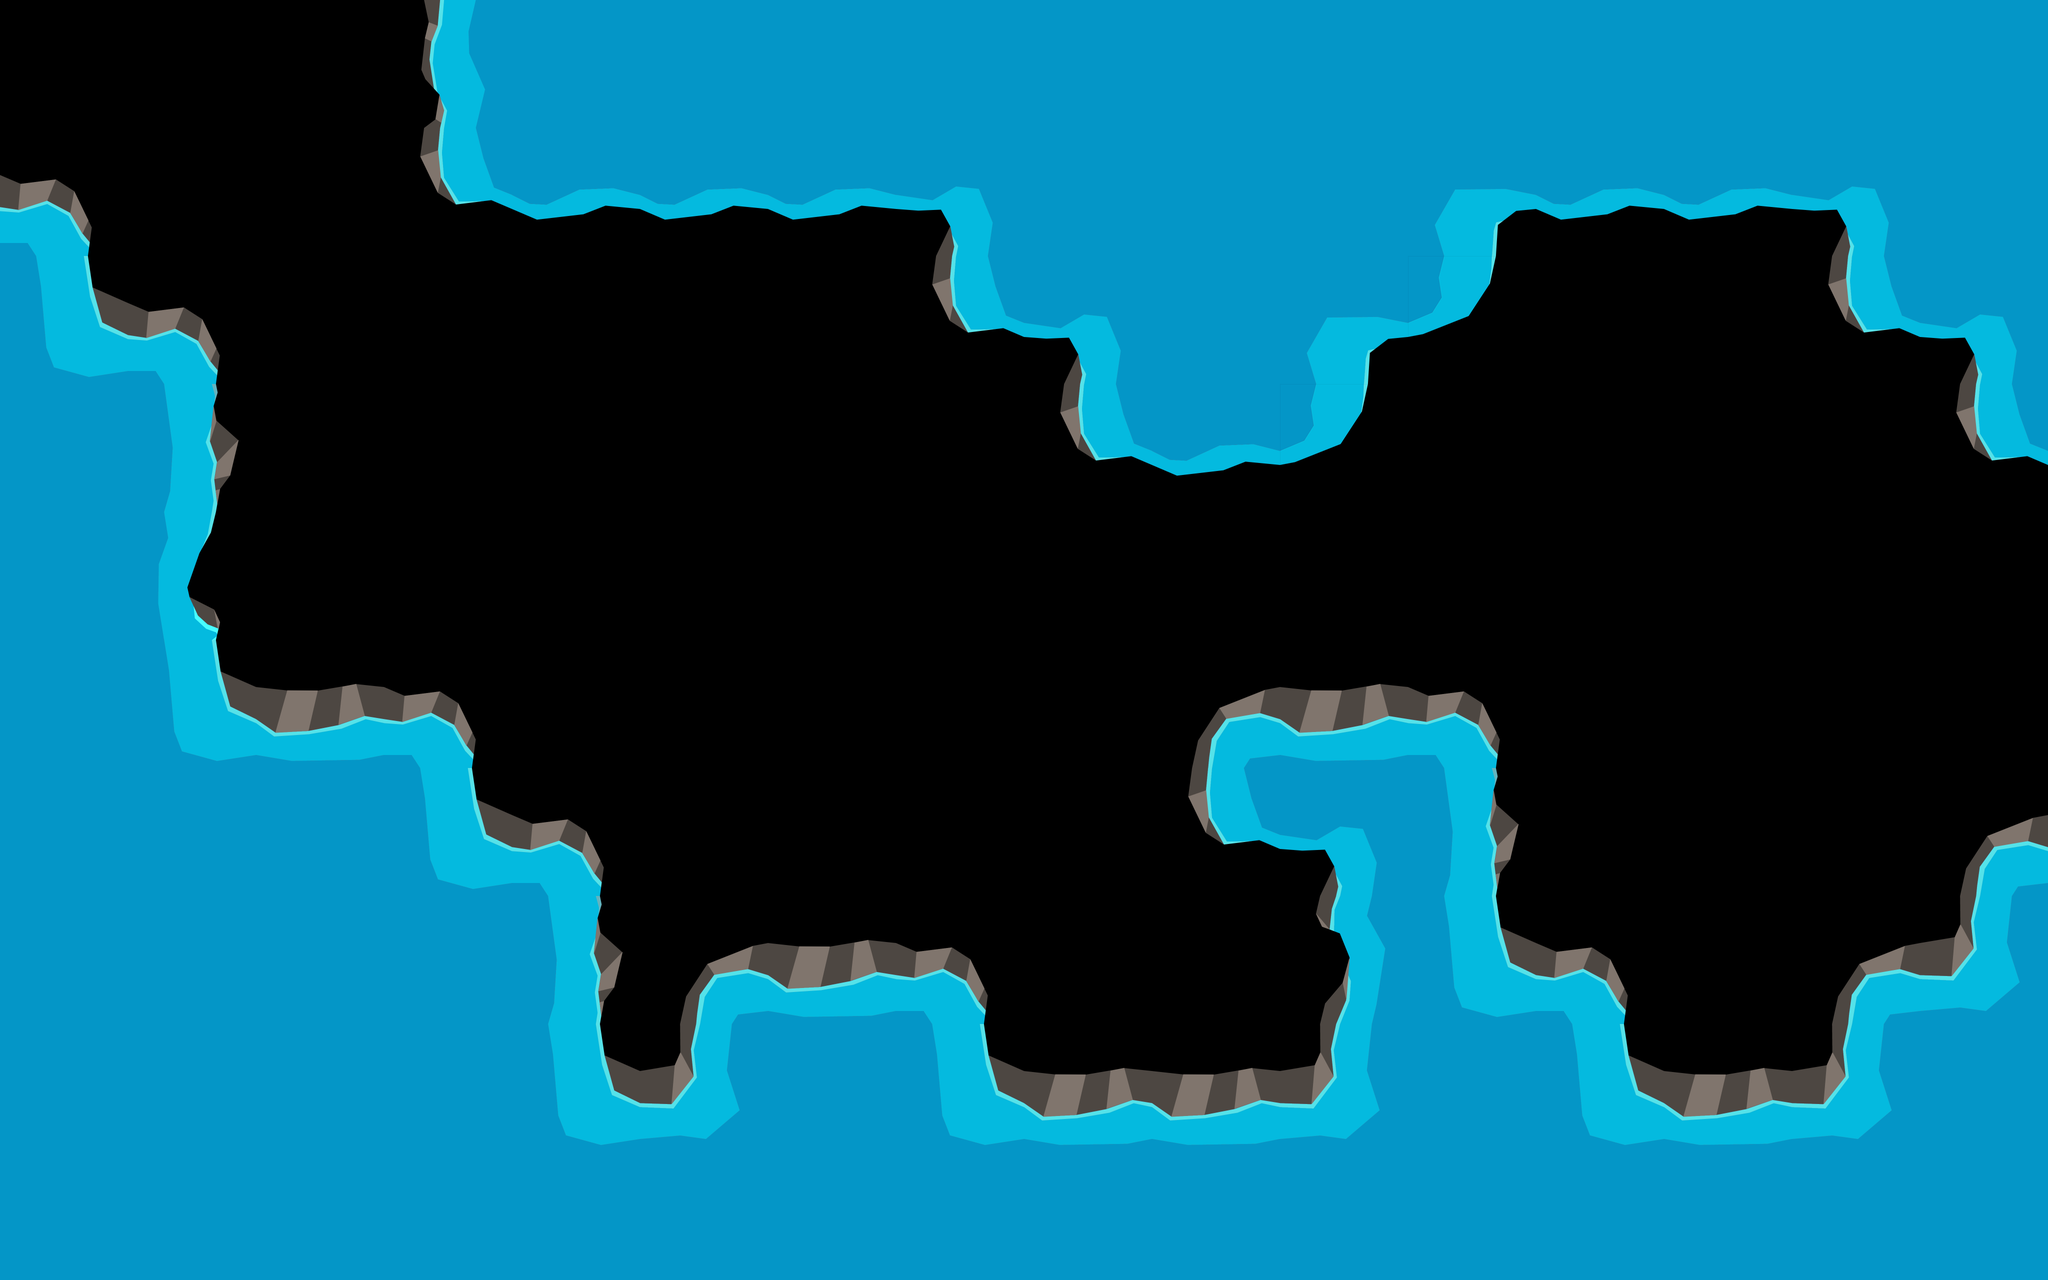

This game map was drawn from its Tiled (.tmx) file and the tilesets committed beside it. A one-line description and the trimmed map source follow:
An orthogonal 16x10 tile map with 256x256 px tiles, 1 tile layer (Tile Layer 1), 6 tilesets and 86 objects (6x 2, 3x 3, 3x 4, 2x 1).

<map version="1.10" tiledversion="1.10.2" orientation="orthogonal" renderorder="right-down" width="16" height="10" tilewidth="256" tileheight="256" infinite="0" nextlayerid="15" nextobjectid="351">
 <editorsettings>
  <export target="../level 10.json" format="json" />
 </editorsettings>
 <tileset firstgid="1" source="64x64.tsx" />
 <tileset firstgid="9" source="128x128.tsx" />
 <tileset firstgid="13" source="256x256(Ursa + Salmon).tsx" />
 <tileset firstgid="19" source="tiles.tsx" />
 <tileset firstgid="34" source="256x512.tsx" />
 <tileset firstgid="38" source="512x512.tsx" />
 <layer id="1" name="Tile Layer 1" width="16" height="10">
  <data>[160 cells, 105 non-empty, 15 distinct tile ids]</data>
 </layer>
 <objectgroup id="2" name="player">
  <object id="254" gid="13" x="118.62" y="207.14" width="256" height="256" />
 </objectgroup>
 <objectgroup id="4" name="enemies">
  <object id="274" name="1" gid="14" x="565.363" y="704.427" width="256" height="256" />
  <object id="290" name="3" gid="14" x="3021.3" y="1376.6" width="256" height="256" />
  <object id="307" name="2" gid="14" x="1953.91" y="1269.46" width="256" height="256" />
 </objectgroup>
 <objectgroup id="9" name="markers">
  <object id="331" name="1" type="2" x="1352.71" y="729.194">
   <point />
  </object>
  <object id="332" name="1" type="1" x="678.996" y="721.268">
   <point />
  </object>
  <object id="333" name="2" x="2082.48" y="1254.75">
   <point />
  </object>
  <object id="334" name="2" type="2" x="2085.41" y="1675.93">
   <point />
  </object>
  <object id="335" name="2" type="3" x="1670.08" y="1678.85">
   <point />
  </object>
  <object id="336" name="2" type="4" x="1639.25" y="1260.87">
   <point />
  </object>
  <object id="337" name="3" x="3138.46" y="1351.05">
   <point />
  </object>
  <object id="338" name="3" type="2" x="3879.72" y="1362.24">
   <point />
  </object>
  <object id="339" name="4" x="3549.65" y="1784.62">
   <point />
  </object>
  <object id="340" name="4" type="2" x="3549.65" y="1152.45">
   <point />
  </object>
  <object id="341" name="4" gid="14" x="3427.24" y="1962.97" width="256" height="256" />
 </objectgroup>
 <objectgroup id="5" name="trees">
  <object id="268" gid="34" x="396.873" y="706.725" width="256" height="512" />
  <object id="269" gid="35" x="2390.17" y="1896.27" width="256" height="512" />
  <object id="292" gid="34" x="3013.71" y="1215.94" width="256" height="512" />
  <object id="293" gid="34" x="3668.79" y="1871.02" width="256" height="512" />
  <object id="294" gid="35" x="1474.21" y="984.977" width="256" height="512" />
  <object id="295" gid="35" x="856.814" y="1420.29" width="256" height="512" />
  <object id="296" gid="35" x="3410.89" y="610.349" width="256" height="512" />
 </objectgroup>
 <objectgroup id="7" name="cave">
  <object id="273" gid="38" x="2072.54" y="1145.77" width="512" height="512" />
 </objectgroup>
 <objectgroup id="13" name="smolursa">
  <object id="275" gid="2147483663" x="3867.64" y="1340.63" width="256" height="256" />
 </objectgroup>
 <objectgroup id="14" name="objects" />
 <objectgroup id="11" name="decorations">
  <object id="255" gid="1" x="3028.89" y="512.014" width="64" height="64" />
  <object id="256" gid="2" x="570.003" y="730.756" width="64" height="64" />
  <object id="257" gid="3" x="2552.52" y="1913.87" width="64" height="64" />
  <object id="258" gid="4" x="512.609" y="1349.63" width="64" height="64" />
  <object id="260" gid="9" x="1915.06" y="1929.93" width="128" height="128" />
  <object id="261" gid="10" x="1492.02" y="1697.24" width="128" height="128" />
  <object id="262" gid="11" x="2085.99" y="1115.47" width="128" height="128" />
  <object id="263" gid="12" x="641.184" y="140.071" width="128" height="128" />
  <object id="264" gid="6" x="2454.84" y="1548.89" width="64" height="64" />
  <object id="265" gid="5" x="290.992" y="588.268" width="64" height="64" />
  <object id="266" gid="7" x="2413.97" y="1935.08" width="64" height="64" />
  <object id="267" gid="8" x="2056.11" y="974.379" width="64" height="64" />
  <object id="281" gid="40" x="1053.63" y="1163.42" width="512" height="512" />
  <object id="282" gid="41" x="3387.53" y="1162.06" width="512" height="512" />
  <object id="283" gid="17" x="2120.32" y="2093.3" width="256" height="256" />
  <object id="284" gid="12" x="1985.52" y="816.065" width="128" height="128" />
  <object id="285" gid="11" x="2972.86" y="1421.97" width="128" height="128" />
  <object id="287" gid="1" x="2024.49" y="1450.44" width="64" height="64" />
  <object id="288" gid="4" x="2538.21" y="999.266" width="64" height="64" />
  <object id="291" gid="7" x="3205.8" y="1211.29" width="64" height="64" />
  <object id="297" gid="12" x="1019.22" y="1528.11" width="128" height="128" />
  <object id="298" gid="12" x="2249.09" y="1710.19" width="128" height="128" />
  <object id="299" gid="12" x="2926.52" y="973.091" width="128" height="128" />
  <object id="300" gid="12" x="3912.83" y="1618.93" width="128" height="128" />
  <object id="301" gid="1" x="1405.88" y="1887.83" width="64" height="64" />
  <object id="302" gid="2" x="2583.03" y="1351.02" width="64" height="64" />
  <object id="303" gid="3" x="1796.99" y="722.184" width="64" height="64" />
  <object id="304" gid="3" x="773.215" y="216.049" width="64" height="64" />
  <object id="305" gid="5" x="2020.96" y="2034.18" width="64" height="64" />
  <object id="306" gid="5" x="1471.24" y="935.239" width="64" height="64" />
  <object id="308" gid="3" x="2680.54" y="1087.48" width="64" height="64" />
  <object id="309" gid="3" x="3128.17" y="1778.03" width="64" height="64" />
  <object id="310" gid="3" x="3840.05" y="763.121" width="64" height="64" />
  <object id="311" gid="3" x="703.931" y="1239.31" width="64" height="64" />
  <object id="312" gid="4" x="3041.59" y="1864.61" width="64" height="64" />
  <object id="313" gid="4" x="3892.96" y="1662.59" width="64" height="64" />
  <object id="314" gid="4" x="3421.58" y="941.091" width="64" height="64" />
  <object id="315" gid="4" x="2969.44" y="671.731" width="64" height="64" />
  <object id="316" gid="4" x="1699.6" y="527.43" width="64" height="64" />
  <object id="317" gid="4" x="1617.83" y="1364.37" width="64" height="64" />
  <object id="318" gid="4" x="2339.33" y="1797.27" width="64" height="64" />
  <object id="319" gid="4" x="776.081" y="407.18" width="64" height="64" />
  <object id="320" gid="8" x="3593.56" y="631.307" width="64" height="64" />
  <object id="321" gid="8" x="3563.84" y="1562.46" width="64" height="64" />
  <object id="322" gid="8" x="1721.34" y="631.307" width="64" height="64" />
  <object id="323" gid="9" x="3373.35" y="653.401" width="128" height="128" />
  <object id="324" gid="35" x="1709.54" y="1736.93" width="256" height="512" />
  <object id="325" gid="35" x="1179.58" y="1944.95" width="256" height="512" />
  <object id="326" gid="35" x="3081.51" y="1682.45" width="256" height="512" />
  <object id="327" gid="35" x="3844.26" y="1088.1" width="256" height="512" />
  <object id="328" gid="35" x="2710.04" y="835.495" width="256" height="512" />
  <object id="329" gid="35" x="1263.78" y="627.471" width="256" height="512" />
  <object id="330" gid="34" x="1754.12" y="1310.98" width="256" height="512" />
  <object id="342" gid="17" x="486.684" y="1135.4" width="256" height="256" />
  <object id="343" gid="2" x="3234.93" y="868.653" width="64" height="64" />
  <object id="344" gid="2" x="4008.98" y="1432.11" width="64" height="64" />
  <object id="345" gid="2" x="3445.52" y="2075.26" width="64" height="64" />
  <object id="346" gid="2" x="1265.67" y="2086.64" width="64" height="64" />
  <object id="347" gid="2" x="1140.45" y="555.62" width="64" height="64" />
  <object id="348" gid="10" x="3191.55" y="661.61" width="128" height="128" />
  <object id="349" gid="11" x="3578.57" y="1794.22" width="128" height="128" />
  <object id="350" gid="18" x="1036.21" y="1626.7" width="256" height="256" />
 </objectgroup>
</map>
